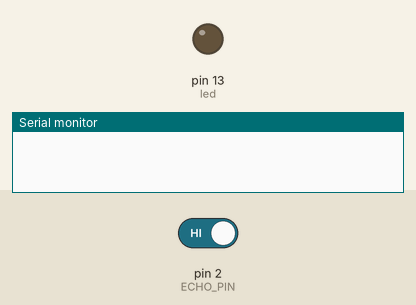
Bench run of a sketch on a simulated Arduino Uno, built with avr-gcc and run on an emulated ATmega328P. Shown: output pins drawn as LEDs (lit = HIGH), the last lines printed to the serial monitor. Inputs (shaded band) come from the test bench; at power-on: pin 2 (ECHO_PIN) HIGH. Pins used as bus, display or sensor lines are not drawn.

Above: at 1.2 s.
1.3 s: pin 2 (ECHO_PIN) driven LOW
At 1.6 s:
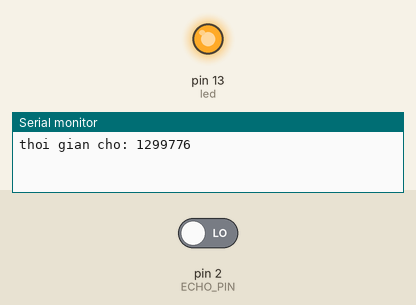
Timing chart, 0 to 4.3 s (numbered marks = the images above; inputs shaded):
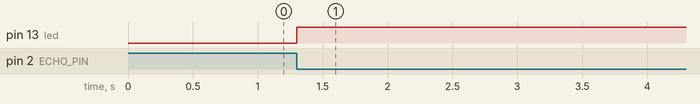

The sketch:

untralsonicSensor_19-12-23.ino
```cpp
#include "../lib/waitTime.cpp"
#include "../lib/test.cpp"

const unsigned int TRIG_PIN = 1;  //RX
const unsigned int ECHO_PIN = 2;  // TX
const unsigned int BAUD_RATE = 9600;
const unsigned int led = 13;  //led
const int arry = 5;
const int del = 50;
const int max = 400;
const int min = 60;
const long intervalSensor = 3;
const long intervalPrint = 2;
uint32_t cnt = 0;
// static int distance = 0;
int distancePre = 0;
// int distance =0;

int getDistance(int TRIG_PIN, int ECHO_PIN){

  // running time 20mcs
  digitalWrite(TRIG_PIN, LOW);
  //delayMicroseconds(2);
  digitalWrite(TRIG_PIN, HIGH);
  delayMicroseconds(1);
  digitalWrite(TRIG_PIN, LOW);
  while (digitalRead(ECHO_PIN) == LOW);  //60ms
  uint32_t startTime = micros();
  while (digitalRead(ECHO_PIN) == HIGH);
  uint32_t endTime = micros();
  digitalWrite(TRIG_PIN, LOW);

  const uint32_t duration= endTime - startTime;
  Serial.println("thoi gian cho: "+(String)duration);
  // Serial.println(duration);
  int distance= duration/29/2;
  return distance;
}

void setup() {
  pinMode(TRIG_PIN, OUTPUT);
  pinMode(ECHO_PIN, INPUT);
  pinMode(led, OUTPUT);
  Serial.begin(BAUD_RATE);
}


void loop() {
  static unsigned long previousSensorMillis = 0;
  static unsigned long previousPrintMillis = 0;
  static uint32_t time = micros();
  static int distance;

  distance = getDistance(TRIG_PIN, ECHO_PIN);
  cnt++;
  if (distance > max) {
    digitalWrite(led, HIGH);
    return;
  }
  if (cnt >=100)
  {
    cnt= 0;
    uint32_t total_time = micros()-time;
    time = micros();
    Serial.print("Avg time: ");
    Serial.println(total_time/100);
  }
  if (waitTime(&previousPrintMillis, intervalPrint)) {
    if (distance < min) {
      digitalWrite(led, HIGH);
    } else {
      digitalWrite(led, LOW);
    }
  }
  Serial.print("Distance: ");
  Serial.print(distance);
  Serial.println();
}
```

Measured:
- after the input at 1.3 s, pin 13 (led): LOW → HIGH at once
